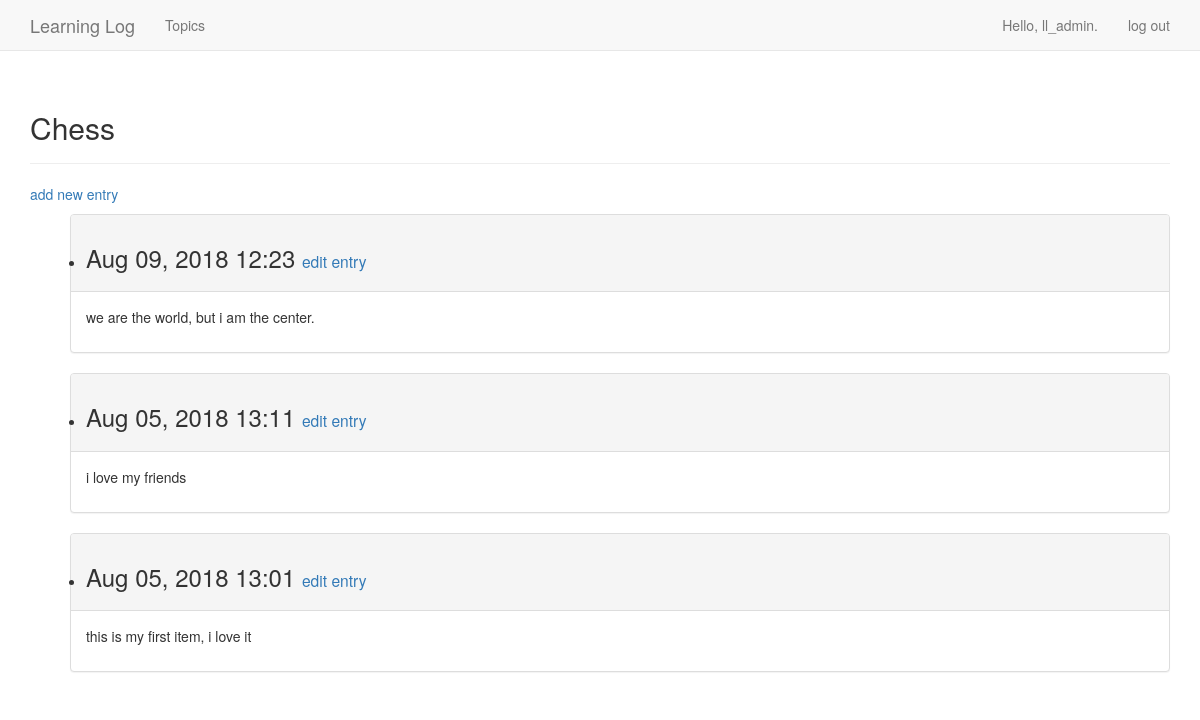
The page /topics/1/ (signed in) on the database its author committed.
### learning_logs/models.py (models this page shows, shortened)
class Topic(models.Model):
	text = models.CharField(max_length=200)
	date_add = models.DateTimeField(auto_now_add=True)
	owner = models.ForeignKey(User)
	def __str__(self):
		return self.text

class Entry(models.Model):
	topic = models.ForeignKey(Topic, on_delete=models.CASCADE)
	text = models.TextField()
	date_add = models.DateTimeField(auto_now_add=True)
	class Meta:
		verbose_name_plural = 'entries'

### learning_logs/views.py (the view)
# urls.py: url(r'^topics/(?P<topic_id>\d+)/$', views.topic, name='topic'),
@login_required
def topic(request, topic_id):
	topic = Topic.objects.get(id=topic_id)
	if topic.owner != request.user:
		raise Http404
	entries = topic.entry_set.order_by('-date_add')
	context = {'topic':topic, 'entries':entries}
	return render(request, 'learning_logs/topic.html', context)

### learning_logs/templates/learning_logs/topic.html
{% extends "learning_logs/base.html" %}
{% block header %}
  <h2>{{ topic }}</h2>
{% endblock header %}
{% block content %}
  <p>
    <a href="{% url 'learning_logs:new_entry' topic.id %}">add new entry</a>
  </p>
  <ul>
  	{% for entry in entries %}
    <div class="panel panel-default">
      <div class="panel-heading">
        <li>
          <h3>
            {{ entry.date_add|date:'M d, Y H:i' }}
            <small>
              <a href="{% url 'learning_logs:edit_entry' entry.id %}">edit entry</a>
            </small>
          </h3>
        </li>
      </div>
      <div class="panel-body">
        {{ entry.text|linebreaks }}
      </div>
    </div>
  	{% empty %}
  	  <li>No topics have been added yet. </li>
  	{% endfor %}
  </ul>
{% endblock content %}

### learning_logs/templates/learning_logs/base.html (shortened to what this page needs)
{% load bootstrap3 %}
<!DOCTYPE html>
<html lang="en">
  <head>
    {% bootstrap_css %}
  </head>
  <body>
    <nav class="navbar navbar-default navbar-static-top">
      <div class="container">
        <div class="navbar-header">
          <a class="navbar-brand" href="{% url 'learning_logs:index' %}">
              Learning Log</a>
        </div>
        <div id="navbar" class="navbar-collapse collapse">
          <ul class="nav navbar-nav">
            <li><a href="{% url 'learning_logs:topics' %}">Topics</a></li>
          </ul>
          <ul class="nav navbar-nav navbar-right">
            {% if user.is_authenticated %}
              <li><a>Hello, {{ user.username }}.</a></li>
              <li><a href="{% url 'users:logout' %}">log out</a></li>
            {% else %}
              <li><a href="{% url 'users:register' %}">register</a></li>
              <li><a href="{% url 'users:login' %}">log in</a></li>
            {% endif %}
          </ul>
        </div>
      </div>
    </nav>
    <div class="container">
      <div class="page-header">
        {% block header %}{% endblock %}
      </div>
      <div>
        {% block content %}{% endblock %}
      </div>
    </div>
  </body>
</html>

### rows shown on the page
Topic: text "Chess"
Entry: date_add "Aug 09, 2018 12:23", text "we are the world, but i am the center."
Entry: date_add "Aug 05, 2018 13:11", text "i love my friends"
Entry: date_add "Aug 05, 2018 13:01", text "this is my first item, i love it"

### other values the page prints
{{ user.username }} "ll_admin"
